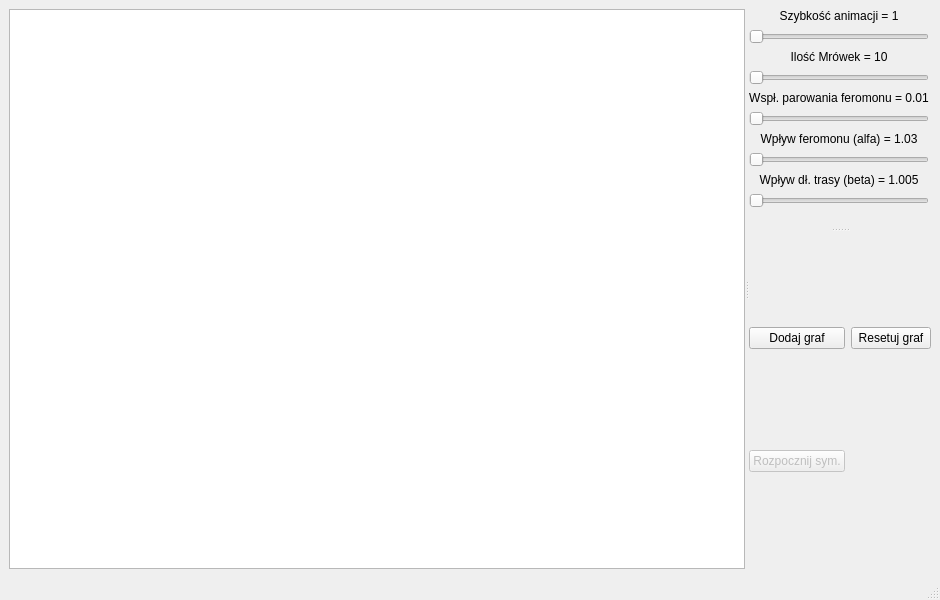
<?xml version="1.0" encoding="UTF-8"?>
<ui version="4.0">
 <class>MainWindow</class>
 <widget class="QMainWindow" name="MainWindow">
  <property name="geometry">
   <rect>
    <x>0</x>
    <y>0</y>
    <width>940</width>
    <height>600</height>
   </rect>
  </property>
  <property name="sizePolicy">
   <sizepolicy hsizetype="Fixed" vsizetype="Fixed">
    <horstretch>0</horstretch>
    <verstretch>0</verstretch>
   </sizepolicy>
  </property>
  <property name="windowTitle">
   <string>Algorytm Mrowkowy</string>
  </property>
  <property name="autoFillBackground">
   <bool>false</bool>
  </property>
  <widget class="QWidget" name="centralwidget">
   <property name="sizePolicy">
    <sizepolicy hsizetype="Fixed" vsizetype="Fixed">
     <horstretch>0</horstretch>
     <verstretch>0</verstretch>
    </sizepolicy>
   </property>
   <layout class="QGridLayout" name="gridLayout_3">
    <item row="0" column="0">
     <widget class="QSplitter" name="splitter_2">
      <property name="orientation">
       <enum>Qt::Horizontal</enum>
      </property>
      <widget class="QGraphicsView" name="graphicsView"/>
      <widget class="QSplitter" name="splitter">
       <property name="orientation">
        <enum>Qt::Vertical</enum>
       </property>
       <widget class="QWidget" name="verticalLayoutWidget">
        <layout class="QVBoxLayout" name="verticalLayout">
         <property name="sizeConstraint">
          <enum>QLayout::SetFixedSize</enum>
         </property>
         <item>
          <widget class="QLabel" name="label">
           <property name="layoutDirection">
            <enum>Qt::LeftToRight</enum>
           </property>
           <property name="text">
            <string>Szybkość animacji = 1</string>
           </property>
           <property name="alignment">
            <set>Qt::AlignCenter</set>
           </property>
          </widget>
         </item>
         <item>
          <widget class="QSlider" name="SzybkoscAnimacji">
           <property name="sizePolicy">
            <sizepolicy hsizetype="Expanding" vsizetype="Fixed">
             <horstretch>0</horstretch>
             <verstretch>0</verstretch>
            </sizepolicy>
           </property>
           <property name="cursor">
            <cursorShape>OpenHandCursor</cursorShape>
           </property>
           <property name="orientation">
            <enum>Qt::Horizontal</enum>
           </property>
          </widget>
         </item>
         <item>
          <widget class="QLabel" name="label_2">
           <property name="text">
            <string>Ilość Mrówek = 10</string>
           </property>
           <property name="alignment">
            <set>Qt::AlignCenter</set>
           </property>
          </widget>
         </item>
         <item>
          <widget class="QSlider" name="horizontalSlider">
           <property name="cursor">
            <cursorShape>OpenHandCursor</cursorShape>
           </property>
           <property name="orientation">
            <enum>Qt::Horizontal</enum>
           </property>
          </widget>
         </item>
         <item>
          <widget class="QLabel" name="label_3">
           <property name="text">
            <string>Wspł. parowania feromonu = 0.01</string>
           </property>
           <property name="alignment">
            <set>Qt::AlignCenter</set>
           </property>
          </widget>
         </item>
         <item>
          <widget class="QSlider" name="horizontalSlider_2">
           <property name="cursor">
            <cursorShape>OpenHandCursor</cursorShape>
           </property>
           <property name="orientation">
            <enum>Qt::Horizontal</enum>
           </property>
          </widget>
         </item>
         <item>
          <widget class="QLabel" name="label_4">
           <property name="text">
            <string>Wpływ feromonu (alfa) = 1.03</string>
           </property>
           <property name="alignment">
            <set>Qt::AlignCenter</set>
           </property>
          </widget>
         </item>
         <item>
          <widget class="QSlider" name="horizontalSlider_3">
           <property name="cursor">
            <cursorShape>OpenHandCursor</cursorShape>
           </property>
           <property name="orientation">
            <enum>Qt::Horizontal</enum>
           </property>
          </widget>
         </item>
         <item>
          <widget class="QLabel" name="label_5">
           <property name="text">
            <string>Wpływ dł. trasy (beta) = 1.005</string>
           </property>
           <property name="alignment">
            <set>Qt::AlignCenter</set>
           </property>
          </widget>
         </item>
         <item>
          <widget class="QSlider" name="horizontalSlider_4">
           <property name="enabled">
            <bool>true</bool>
           </property>
           <property name="cursor">
            <cursorShape>OpenHandCursor</cursorShape>
           </property>
           <property name="orientation">
            <enum>Qt::Horizontal</enum>
           </property>
          </widget>
         </item>
         <item>
          <widget class="QLabel" name="label_6">
           <property name="enabled">
            <bool>true</bool>
           </property>
           <property name="text">
            <string/>
           </property>
           <property name="alignment">
            <set>Qt::AlignCenter</set>
           </property>
          </widget>
         </item>
        </layout>
       </widget>
       <widget class="QWidget" name="gridLayoutWidget">
        <layout class="QGridLayout" name="gridLayout">
         <item row="2" column="0">
          <widget class="QPushButton" name="pushButton_5">
           <property name="enabled">
            <bool>false</bool>
           </property>
           <property name="cursor">
            <cursorShape>PointingHandCursor</cursorShape>
           </property>
           <property name="text">
            <string>Rozpocznij sym.</string>
           </property>
          </widget>
         </item>
         <item row="0" column="1">
          <widget class="QPushButton" name="pushButton_2">
           <property name="cursor">
            <cursorShape>PointingHandCursor</cursorShape>
           </property>
           <property name="text">
            <string>Resetuj graf</string>
           </property>
          </widget>
         </item>
         <item row="0" column="0">
          <widget class="QPushButton" name="pushButton">
           <property name="cursor">
            <cursorShape>PointingHandCursor</cursorShape>
           </property>
           <property name="text">
            <string>Dodaj graf</string>
           </property>
          </widget>
         </item>
        </layout>
       </widget>
      </widget>
     </widget>
    </item>
   </layout>
  </widget>
  <widget class="QMenuBar" name="menubar">
   <property name="geometry">
    <rect>
     <x>0</x>
     <y>0</y>
     <width>940</width>
     <height>22</height>
    </rect>
   </property>
  </widget>
  <widget class="QStatusBar" name="statusbar"/>
 </widget>
 <resources/>
 <connections/>
</ui>
